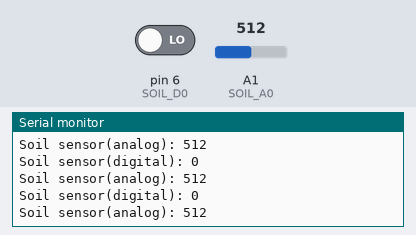
A sketch run on a simulated Arduino Uno, built with avr-gcc and run on an emulated ATmega328P. Shown: the last lines printed to the serial monitor. The test bench sets the inputs (shaded band); at power-on: A1 (SOIL_A0) = 512, pin 6 (SOIL_D0) LOW.

Above: at 1.2 s.
1.3 s: A1 (SOIL_A0) set to 716
At 2.32 s:
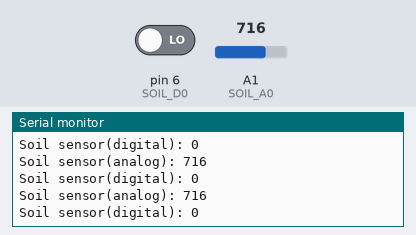
2.8 s: pin 6 (SOIL_D0) driven HIGH
At 3.63 s:
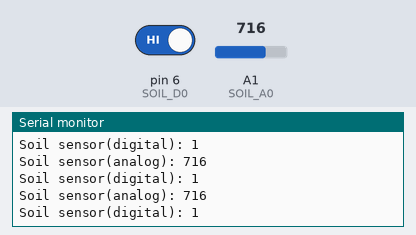
4.3 s: A1 (SOIL_A0) set to 900
At 4.34 s:
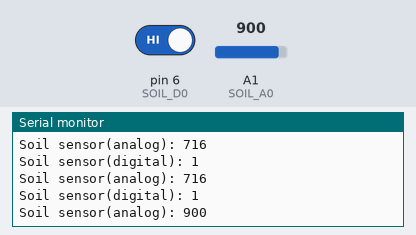
Timing chart, 0 to 7.3 s (numbered marks = the images above; inputs shaded):
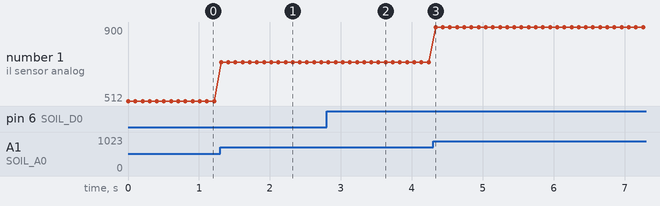

The sketch:

read_soil_sensor.ino
```cpp
#define SOIL_A0     A1
#define SOIL_D0     6

void setup(){
    Serial.begin(115200);
    Serial.println("JD Edu Smart Farm Start ... ");

    pinMode(SOIL_A0, INPUT);
    pinMode(SOIL_D0, INPUT);
}

void loop(){
    int soil_a0 = analogRead(SOIL_A0);
    int soil_d0 = digitalRead(SOIL_D0);

    Serial.print("Soil sensor(digital): ");
    Serial.println(soil_d0);
    Serial.print("Soil sensor(analog): ");
    Serial.println(soil_a0);

    delay(100);

}
```

Measured:
- after the input at 1.3 s, the serial monitor: prints a new line at once (image 1)
- after the input at 2.8 s, the serial monitor: prints a new line at once (image 2)
- after the input at 4.3 s, the serial monitor: prints a new line at once (image 3)
- plotted number 1: 512 → 716 after the input at 1.3 s, 716 → 900 after the input at 4.3 s
